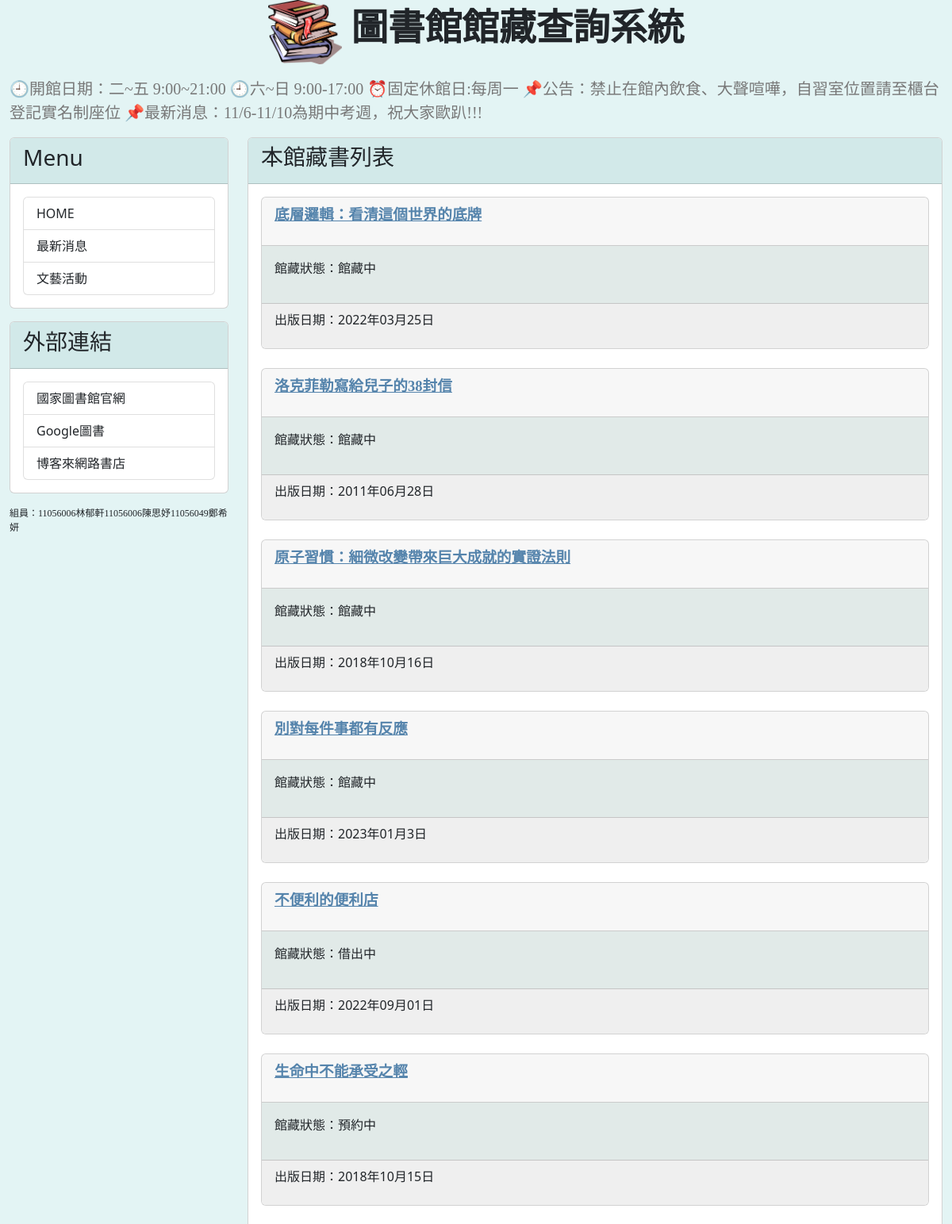
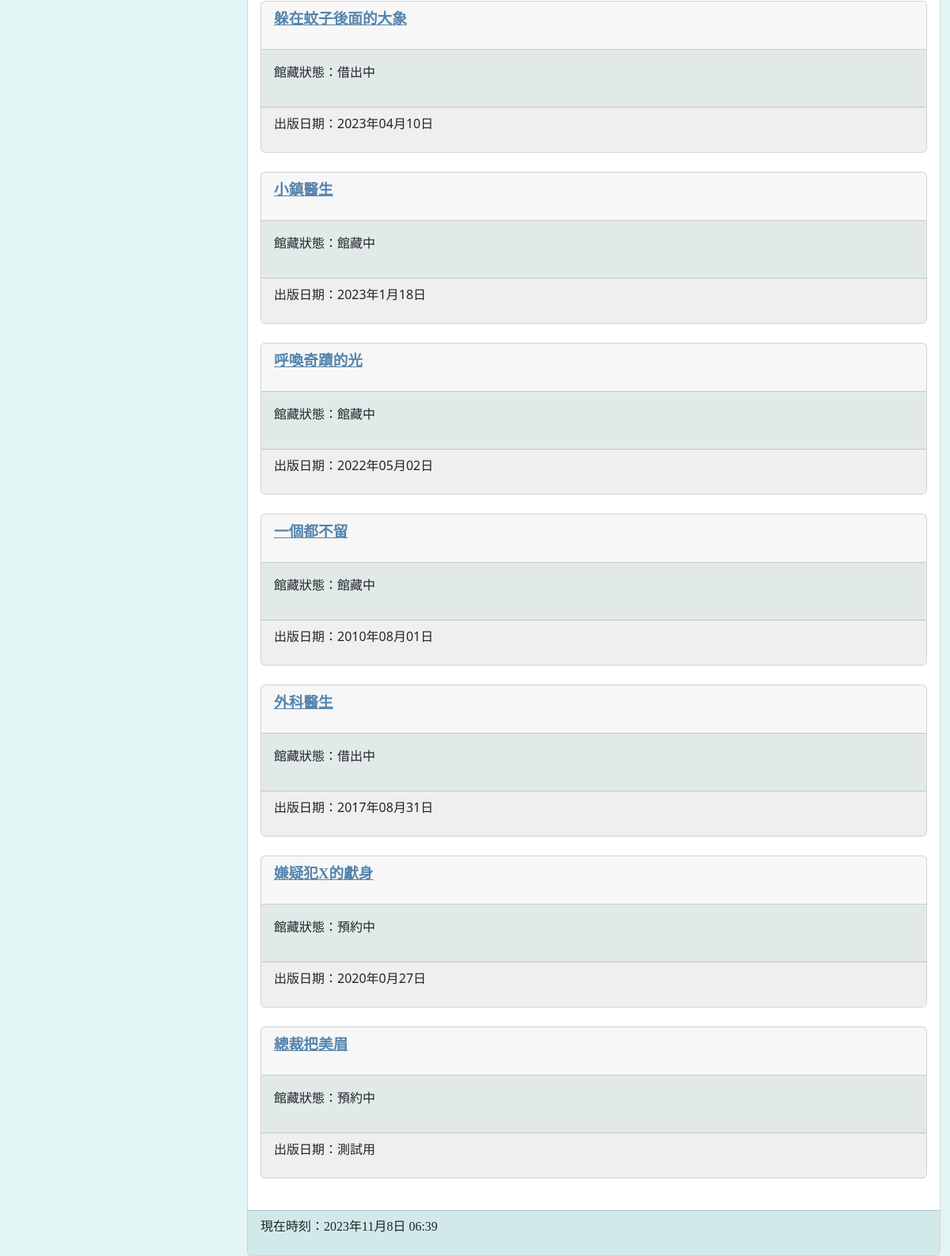
The page / on the database its author committed (2 pictures, top to bottom).
### mysite/models.py (models this page shows, shortened)
class Postdetail(models.Model):
    state=(
        ("館藏中","館藏中"),
        ("預約中","預約中"),
        ("借出中","借出中"),
    )
    Bookname = models.CharField(max_length=200)
    Author = models.CharField(max_length=100)
    slug = models.CharField(max_length=200)
    Content = models.TextField()
    Publiccationdate = models.CharField(max_length=20)
    State = models.CharField(max_length=8,choices=state)

### mysite/views.py (the view)
# urls.py: path('',homepage),
def homepage(request):
    postdetails = Postdetail.objects.all()
    now = datetime.now()
    return render(request,'index.html',locals())

### templates/index.html (shortened to what this page needs)
{% extends 'base.html' %}
{% block headmessage %}
<h3 style='font-family:標楷體;'>本館藏書列表 </h3>
{% endblock %}
{% block content %}
{% for post in postdetails %}
<div class='card';>
    <div class='card-header'>
        <p style='font-family:微軟正黑體;font-size:14pt;font-weight:bold;'>
            <a href='/post/{{post.slug}}'style="color:#5584AC;">{{ post.Bookname }}</a>
        </p>
    </div>
    <div class='card-body' style='background-color:#E1EAE8'>
        <p>
         館藏狀態：{{ post.State | truncatechars:40 }}
        </p>
    </div>
    <div class='card-footer'  style='background-color:#efefef'>
        <p>
            出版日期：{{ post.Publiccationdate}}
        </p>
    </div>
</div>
<br>
{% endfor %}
{% endblock %}

### rows shown on the page
Postdetail: Bookname "底層邏輯：看清這個世界的底牌", State "館藏中", Publiccationdate "2022年03月25日"
Postdetail: Bookname "洛克菲勒寫給兒子的38封信", State "館藏中", Publiccationdate "2011年06月28日"
Postdetail: Bookname "原子習慣：細微改變帶來巨大成就的實證法則", State "館藏中", Publiccationdate "2018年10月16日"
Postdetail: Bookname "別對每件事都有反應", State "館藏中", Publiccationdate "2023年01月3日"
Postdetail: Bookname "不便利的便利店", State "借出中", Publiccationdate "2022年09月01日"
Postdetail: Bookname "生命中不能承受之輕", State "預約中", Publiccationdate "2018年10月15日"
Postdetail: Bookname "躲在蚊子後面的大象", State "借出中", Publiccationdate "2023年04月10日"
Postdetail: Bookname "小鎮醫生", State "館藏中", Publiccationdate "2023年1月18日"
Postdetail: Bookname "呼喚奇蹟的光", State "館藏中", Publiccationdate "2022年05月02日"
Postdetail: Bookname "一個都不留", State "館藏中", Publiccationdate "2010年08月01日"
Postdetail: Bookname "外科醫生", State "借出中", Publiccationdate "2017年08月31日"
Postdetail: Bookname "嫌疑犯X的獻身", State "預約中", Publiccationdate "2020年0月27日"
Postdetail: Bookname "總裁把美眉", State "預約中", Publiccationdate "測試用"
